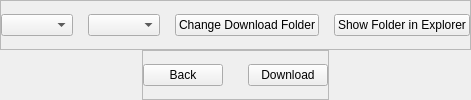
                <widget class="QWidget" name="download_bar_page1">
                 <layout class="QVBoxLayout" name="verticalLayout_7">
                  <property name="spacing">
                   <number>0</number>
                  </property>
                  <property name="leftMargin">
                   <number>0</number>
                  </property>
                  <property name="topMargin">
                   <number>0</number>
                  </property>
                  <property name="rightMargin">
                   <number>0</number>
                  </property>
                  <property name="bottomMargin">
                   <number>0</number>
                  </property>
                  <item>
                   <widget class="QFrame" name="selection_frame">
                    <property name="frameShape">
                     <enum>QFrame::StyledPanel</enum>
                    </property>
                    <property name="frameShadow">
                     <enum>QFrame::Raised</enum>
                    </property>
                    <layout class="QHBoxLayout" name="horizontalLayout_5">
                     <property name="spacing">
                      <number>15</number>
                     </property>
                     <property name="leftMargin">
                      <number>0</number>
                     </property>
                     <property name="topMargin">
                      <number>0</number>
                     </property>
                     <property name="rightMargin">
                      <number>0</number>
                     </property>
                     <property name="bottomMargin">
                      <number>0</number>
                     </property>
                     <item>
                      <widget class="QComboBox" name="format_selection"/>
                     </item>
                     <item>
                      <widget class="QComboBox" name="resolution_selection"/>
                     </item>
                     <item>
                      <widget class="QPushButton" name="change_location_btn">
                       <property name="text">
                        <string>Change Download Folder</string>
                       </property>
                      </widget>
                     </item>
                     <item>
                      <widget class="QPushButton" name="show_folder_btn">
                       <property name="text">
                        <string>Show Folder in Explorer</string>
                       </property>
                      </widget>
                     </item>
                    </layout>
                   </widget>
                  </item>
                  <item alignment="Qt::AlignHCenter">
                   <widget class="QFrame" name="download_btn_frame">
                    <property name="frameShape">
                     <enum>QFrame::StyledPanel</enum>
                    </property>
                    <property name="frameShadow">
                     <enum>QFrame::Raised</enum>
                    </property>
                    <layout class="QHBoxLayout" name="horizontalLayout_6">
                     <property name="spacing">
                      <number>25</number>
                     </property>
                     <property name="leftMargin">
                      <number>0</number>
                     </property>
                     <property name="topMargin">
                      <number>0</number>
                     </property>
                     <property name="rightMargin">
                      <number>0</number>
                     </property>
                     <property name="bottomMargin">
                      <number>0</number>
                     </property>
                     <item alignment="Qt::AlignLeft">
                      <widget class="QPushButton" name="last_page_btn">
                       <property name="text">
                        <string>Back</string>
                       </property>
                      </widget>
                     </item>
                     <item>
                      <widget class="QPushButton" name="download_button">
                       <property name="text">
                        <string>Download</string>
                       </property>
                      </widget>
                     </item>
                    </layout>
                   </widget>
                  </item>
                 </layout>
                </widget>
